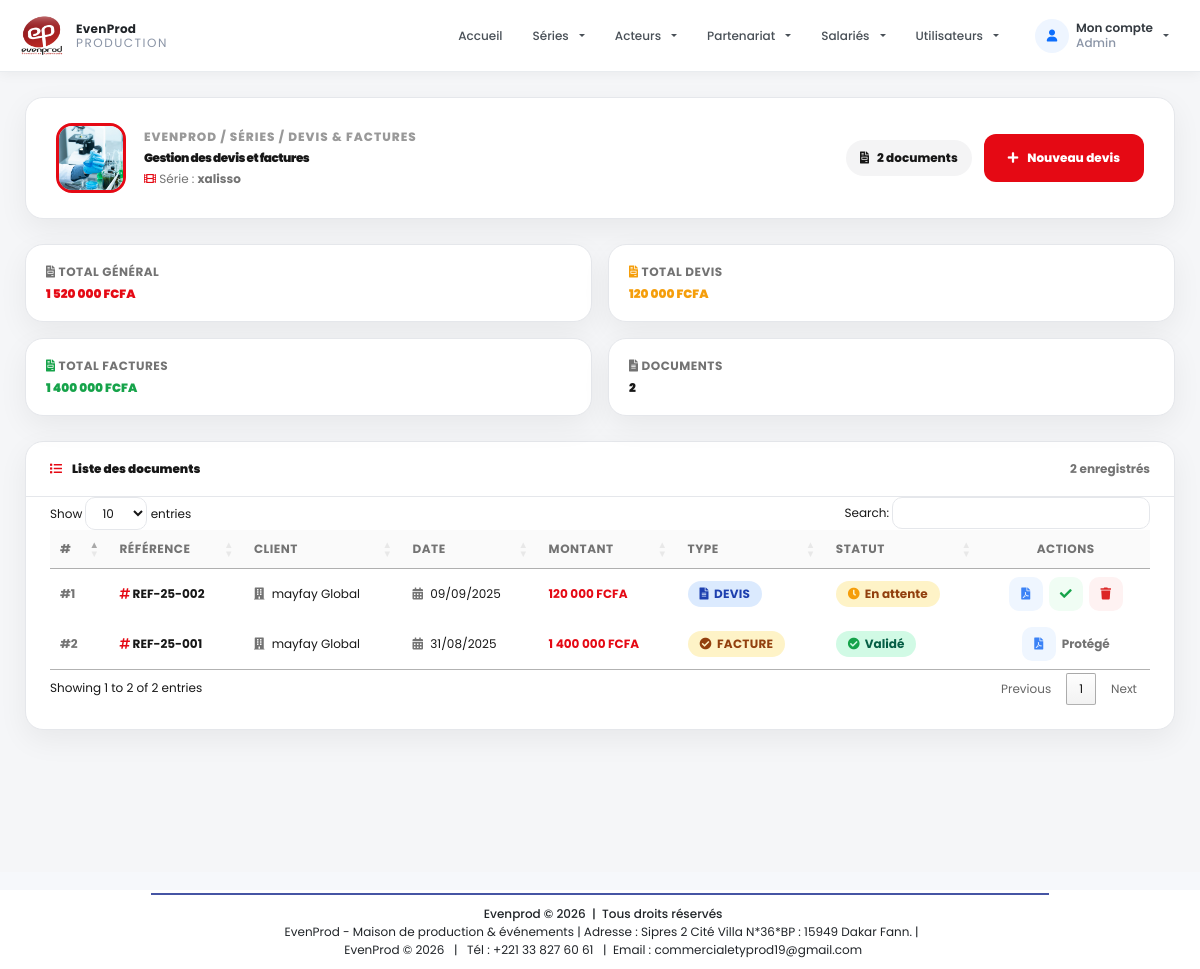
/public/appManager/facture/all_devis_fac.php?id=1 (signed in), run on the app's committed database.
### tables this page shows
CREATE TABLE IF NOT EXISTS `series` (
  `id` int NOT NULL AUTO_INCREMENT,
  `titre` varchar(150) NOT NULL,
  `description` text,
  `logo` varchar(255) DEFAULT NULL,
  `date_sortie` date DEFAULT NULL,
  `type` varchar(100) DEFAULT NULL,
  `budget` decimal(10,0) NOT NULL,
  `transport` decimal(15,2) NOT NULL DEFAULT '0.00',
  `decors` decimal(15,2) NOT NULL DEFAULT '0.00',
  `reglement_acteurs` decimal(15,2) NOT NULL DEFAULT '0.00',
  `accessoires` decimal(15,2) NOT NULL DEFAULT '0.00',
  `hmc` decimal(15,2) NOT NULL DEFAULT '0.00',
  `carburant` decimal(15,2) NOT NULL DEFAULT '0.00',
  `pharmacie` decimal(15,2) NOT NULL DEFAULT '0.00',
  `receptions` decimal(15,2) NOT NULL DEFAULT '0.00',
  `autres_achats` decimal(15,2) NOT NULL DEFAULT '0.00',
  `projet_id` int DEFAULT NULL,
  PRIMARY KEY (`id`),
  KEY `projet_id` (`projet_id`)
);

CREATE TABLE IF NOT EXISTS `factures` (
  `id` int NOT NULL AUTO_INCREMENT,
  `client_id` int NOT NULL,
  `serie_id` int NOT NULL,
  `reference` varchar(50) DEFAULT NULL,
  `date_facture` date NOT NULL,
  `description` text,
  `total` float DEFAULT NULL,
  `type` varchar(60) NOT NULL DEFAULT 'devis',
  `date_validation` date DEFAULT NULL,
  PRIMARY KEY (`id`),
  UNIQUE KEY `reference` (`reference`),
  KEY `client_id` (`client_id`),
  KEY `serie_id` (`serie_id`)
);

CREATE TABLE IF NOT EXISTS `clients` (
  `id` int NOT NULL AUTO_INCREMENT,
  `projet_id` int DEFAULT NULL,
  `nom` varchar(150) NOT NULL,
  `ninea` varchar(255) NOT NULL,
  `contact` varchar(100) DEFAULT NULL,
  `adresse` varchar(255) DEFAULT NULL,
  `email` varchar(150) DEFAULT NULL,
  `logo` varchar(255) DEFAULT NULL,
  `created_at` datetime NOT NULL DEFAULT CURRENT_TIMESTAMP,
  PRIMARY KEY (`id`),
  KEY `projet_id` (`projet_id`)
);

### config/fonction.php (called while the page is built, shortened)
<?php
 function connexionBD()
{
    $host = 'localhost';
    $user = 'root';
    $pass = '';
    $db = 'evenprod_db';
    $connexion = mysqli_connect($host, $user, $pass, $db);
    mysqli_set_charset($connexion, 'utf8mb4');
    return $connexion;
}
$connexion = connexionBD();
function getSerieById($serieId)
{
    global $connexion;
    $serieId = (int) $serieId;
    $sql = "SELECT * FROM series WHERE id = $serieId";
    $res = mysqli_query($connexion, $sql);
    return mysqli_fetch_assoc($res);
}
function getFacturesBySerieId($connexion, $serieId)
{
    $sql = 'SELECT f.id, f.type, f.date_facture, f.reference, f.description, f.total,
                   c.nom AS client_nom
            FROM factures f
            INNER JOIN clients c ON f.client_id = c.id
            WHERE f.serie_id = ' . (int) $serieId . '
            ORDER BY f.date_facture DESC';
    $result = $connexion->query($sql);
    $factures = [];
    if ($result && $result->num_rows > 0) {
        while ($row = $result->fetch_assoc()) {
            $designations = [];
            $sql2 = 'SELECT libelle, prix_unitaire, quantite, montant
                     FROM designation WHERE facture_id = ' . (int) $row['id'];
            $res2 = $connexion->query($sql2);
            if ($res2 && $res2->num_rows > 0) {
                while ($d = $res2->fetch_assoc()) {
                    $designations[] = $d;
                }
            }
            $row['designations'] = $designations;
            $factures[] = $row;
        }
    }
    return $factures;
}
?>

### public/appManager/facture/all_devis_fac.php (the view, shortened to what this page needs)
<?php
include '../../../config/fonction.php';
$serieId = $_GET['id'] ?? 0;
$serie = getSerieById($serieId);
$factures = getFacturesBySerieId($connexion, $serieId);
$totalDevis = 0;
$totalFactures = 0;
foreach ($factures as $row) {
    if ($row['type'] == 'devis') {
        $totalDevis += $row['total'];
    } else {
        $totalFactures += $row['total'];
    }
}
$totalGlobal = $totalDevis + $totalFactures;
?>
<?php include '../../../includes/header.php'; ?>
<head>
    <link rel="stylesheet" href="https://cdnjs.cloudflare.com/ajax/libs/font-awesome/5.15.4/css/all.min.css">
    <link rel="stylesheet" href="https://cdn.datatables.net/1.13.6/css/jquery.dataTables.min.css">
    <link rel="stylesheet" href="https://cdn.datatables.net/responsive/2.5.0/css/responsive.dataTables.min.css">
</head>
<section class="factures-page">
    <div class="factures-container">
        <header class="factures-header">
            <div class="factures-header-left">
                <div class="factures-header-avatar">
                    <?php if (!empty($serie['logo']) && file_exists('../../../uploads/series/' . $serie['logo'])): ?>
                    <img src="../../../uploads/series/<?= htmlspecialchars($serie['logo']) ?>"
                        alt="<?= htmlspecialchars($serie['titre']) ?>">
                    <?php else: ?>
                    <div class="factures-header-avatar-placeholder">
                        <i class="fas fa-film"></i>
                    </div>
                    <?php endif; ?>
                </div>
                <div>
                    <div class="factures-breadcrumb">
                        EVENPROD / SÉRIES / DEVIS & FACTURES
                    </div>
                    <h1>Gestion des devis et factures</h1>
                    <p>
                        <i class="fas fa-film" style="color:var(--accent);"></i>
                        Série : <strong><?= htmlspecialchars($serie['titre'] ?? 'Série introuvable') ?></strong>
                    </p>
                </div>
            </div>
            <div class="header-actions">
                <span class="header-count">
                    <i class="fas fa-file-invoice"></i>
                    <?= count($factures) ?> document<?= count($factures) > 1 ? 's' : '' ?>
                </span>
                <a href="add_devis?id=<?= htmlspecialchars($serie['id'] ?? 0) ?>" class="btn-add">
                    <i class="fas fa-plus"></i>
                    Nouveau devis
                </a>
            </div>
        </header>
        <div class="stats-overview">
            <div class="stat-overview-card">
                <div class="label"><i class="fas fa-file-invoice"></i> Total général</div>
                <div class="value accent"><?= number_format($totalGlobal, 0, ',', ' ') ?> FCFA</div>
            </div>
            <div class="stat-overview-card">
                <div class="label"><i class="fas fa-file-invoice" style="color:var(--warning);"></i> Total devis</div>
                <div class="value warning"><?= number_format($totalDevis, 0, ',', ' ') ?> FCFA</div>
            </div>
            <div class="stat-overview-card">
                <div class="label"><i class="fas fa-file-invoice" style="color:var(--success);"></i> Total factures
                </div>
                <div class="value success"><?= number_format($totalFactures, 0, ',', ' ') ?> FCFA</div>
            </div>
            <div class="stat-overview-card">
                <div class="label"><i class="fas fa-file-alt"></i> Documents</div>
                <div class="value"><?= count($factures) ?></div>
            </div>
        </div>
        <div class="table-card">
            <div class="table-card-header">
                <h2>
                    <i class="fas fa-list"></i>
                    Liste des documents
                </h2>
                <span><?= count($factures) ?> enregistré<?= count($factures) > 1 ? 's' : '' ?></span>
            </div>
            <div class="table-responsive">
                <?php if (!empty($factures)): ?>
                <table class="factures-table" id="factureTable">
                    <thead>
                        <tr>
                            <th>#</th>
                            <th>Référence</th>
                            <th>Client</th>
                            <th>Date</th>
                            <th>Montant</th>
                            <th>Type</th>
                            <th>Statut</th>
                            <th style="text-align:center;">Actions</th>
                        </tr>
                    </thead>
                    <tbody>
                        <?php $i = 1; foreach ($factures as $row): ?>
                        <tr>
                            <td data-label="#">
                                <span style="font-weight:700; color:var(--muted);">#<?= $i ?></span>
                            </td>
                            <td data-label="Référence">
                                <span style="font-weight:700; font-size:12px;">
                                    <i class="fas fa-hashtag" style="color:var(--accent); font-size:10px;"></i>
                                    <?= htmlspecialchars($row['reference'] ?? 'N/A') ?>
                                </span>
                            </td>
                            <td data-label="Client">
                                <i class="fas fa-building"
                                    style="color:var(--muted); font-size:11px; margin-right:4px;"></i>
                                <?= htmlspecialchars($row['client_nom']) ?>
                            </td>
                            <td data-label="Date">
                                <i class="fas fa-calendar-alt"
                                    style="color:var(--muted); font-size:11px; margin-right:4px;"></i>
                                <?= date('d/m/Y', strtotime($row['date_facture'])) ?>
                            </td>
                            <td data-label="Montant">
                                <span style="font-weight:700; color:var(--accent);">
                                    <?= number_format($row['total'], 0, ',', ' ') ?> FCFA
                                </span>
                            </td>
                            <td data-label="Type">
                                <?php if ($row['type'] == "Facture"): ?>
                                <span class="badge-type facture">
                                    <i class="fas fa-check-circle"></i> Facture
                                </span>
                                <?php else: ?>
                                <span class="badge-type devis">
                                    <i class="fas fa-file-alt"></i> Devis
                                </span>
                                <?php endif; ?>
                            </td>
                            <td data-label="Statut">
                                <?php if ($row['type'] == "Facture"): ?>
                                <span class="badge-status valide">
                                    <i class="fas fa-check-circle"></i> Validé
                                </span>
                                <?php else: ?>
                                <span class="badge-status en-attente">
                                    <i class="fas fa-clock"></i> En attente
                                </span>
                                <?php endif; ?>
                            </td>
                            <td data-label="Actions" style="text-align:center;">
                                <div class="action-group">
                                    <a href="facture_pdf.php?id=<?= $row['id'] ?>" class="btn-action view"
                                        target="_blank" title="Voir PDF">
                                        <i class="fas fa-file-pdf"></i>
                                    </a>
                                    <?php if (strtolower($row['type']) === 'devis'): ?>
                                    <a href="valider_devis.php?id=<?= (int)$row['id'] ?>&serie_id=<?= (int)$serieId ?>"
                                        class="btn-action validate" title="Valider le devis"
                                        onclick="return confirm('Voulez-vous vraiment valider ce devis ? Il deviendra une facture.');">
                                        <i class="fas fa-check"></i>
                                    </a>
                                    <?php endif; ?>
                                    <?php if ($row['type'] == "devis"): ?>
                                    <a href="<?= $url_base ?>public/appManager/delete.php?table=factures&id=<?= htmlspecialchars($row['id']) ?>&serie_id=<?= $serieId ?>&redirect=<?= $url_base ?>public/appManager/facture/all_devis_fac.php?id=<?= $serieId ?>"
                                        class="btn-action delete"
                                        onclick="return confirm('Voulez-vous vraiment supprimer ce devis ?')"
                                        title="Supprimer">
                                        <i class="fas fa-trash"></i>
                                    </a>
                                    <?php else: ?>
                                    <span style="color:var(--muted); font-size:10px; font-weight:700;">Protégé</span>
                                    <?php endif; ?>
                                </div>
                            </td>
                        </tr>
                        <?php $i++; endforeach; ?>
                    </tbody>
                </table>
                <?php endif; ?>
            </div>
        </div>
    </div>
</section>
<?php include '../../../includes/footer.php'; ?>

### includes/header.php (style rules this page uses)
* { box-sizing: border-box; }
* { font-size: 12px !important; }
body { margin: 0; padding: 0; font-family: 'Poppins', sans-serif; background-color: #f6f8fb; color: #343a40; }

### data on the page
series: logo (picture), titre "xalisso"
factures: reference "REF-25-002", client.nom "mayfay Global", date_facture "09/09/2025", total "120 000", type "devis" (drawn)
factures: reference "REF-25-001", client.nom "mayfay Global", date_facture "31/08/2025", total "1 400 000", type "Facture" (drawn)

### other printed values
$role "Admin"
count($factures) "2"
$totalGlobal "1 520 000"
$totalDevis "120 000"
$totalFactures "1 400 000"
